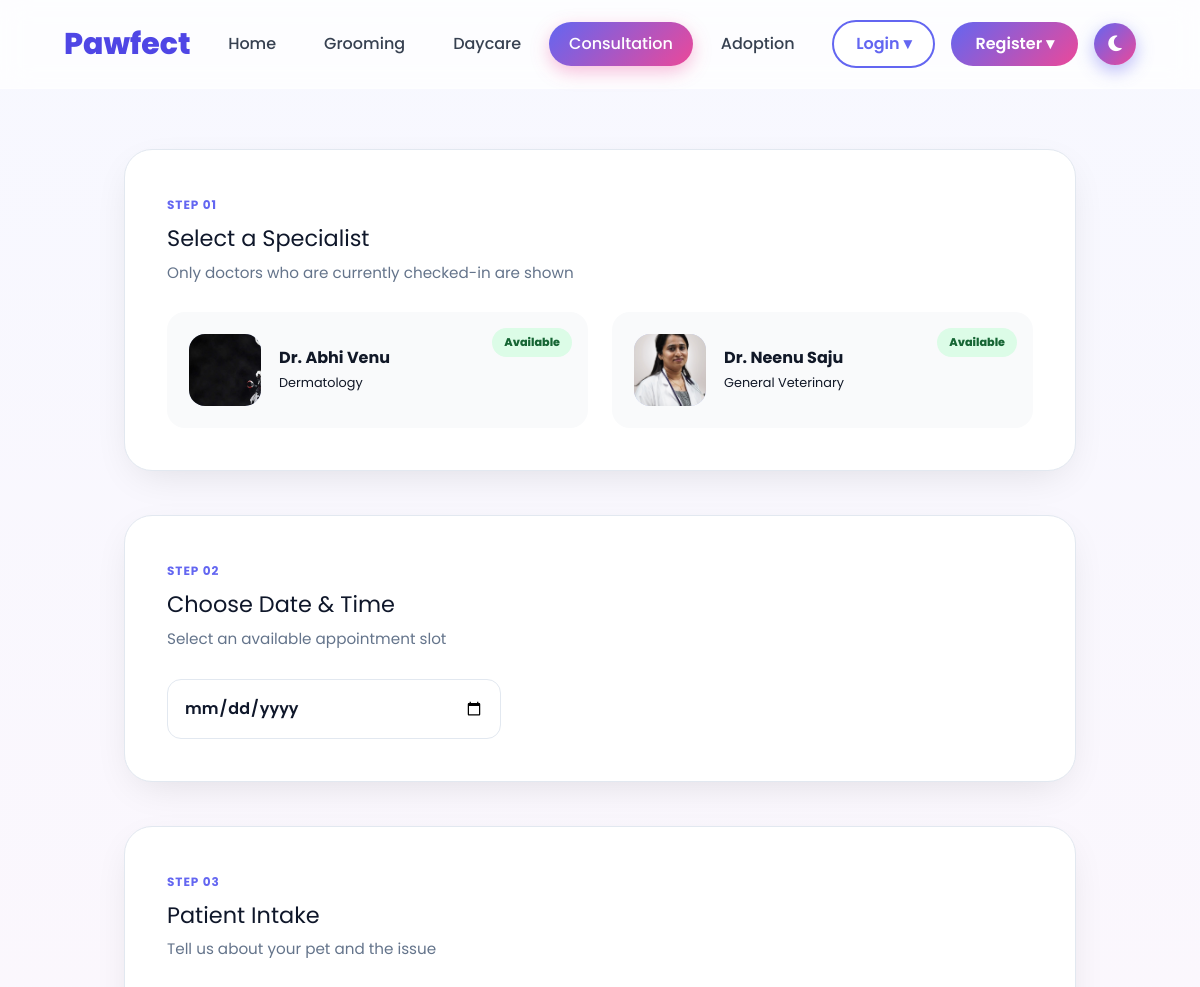
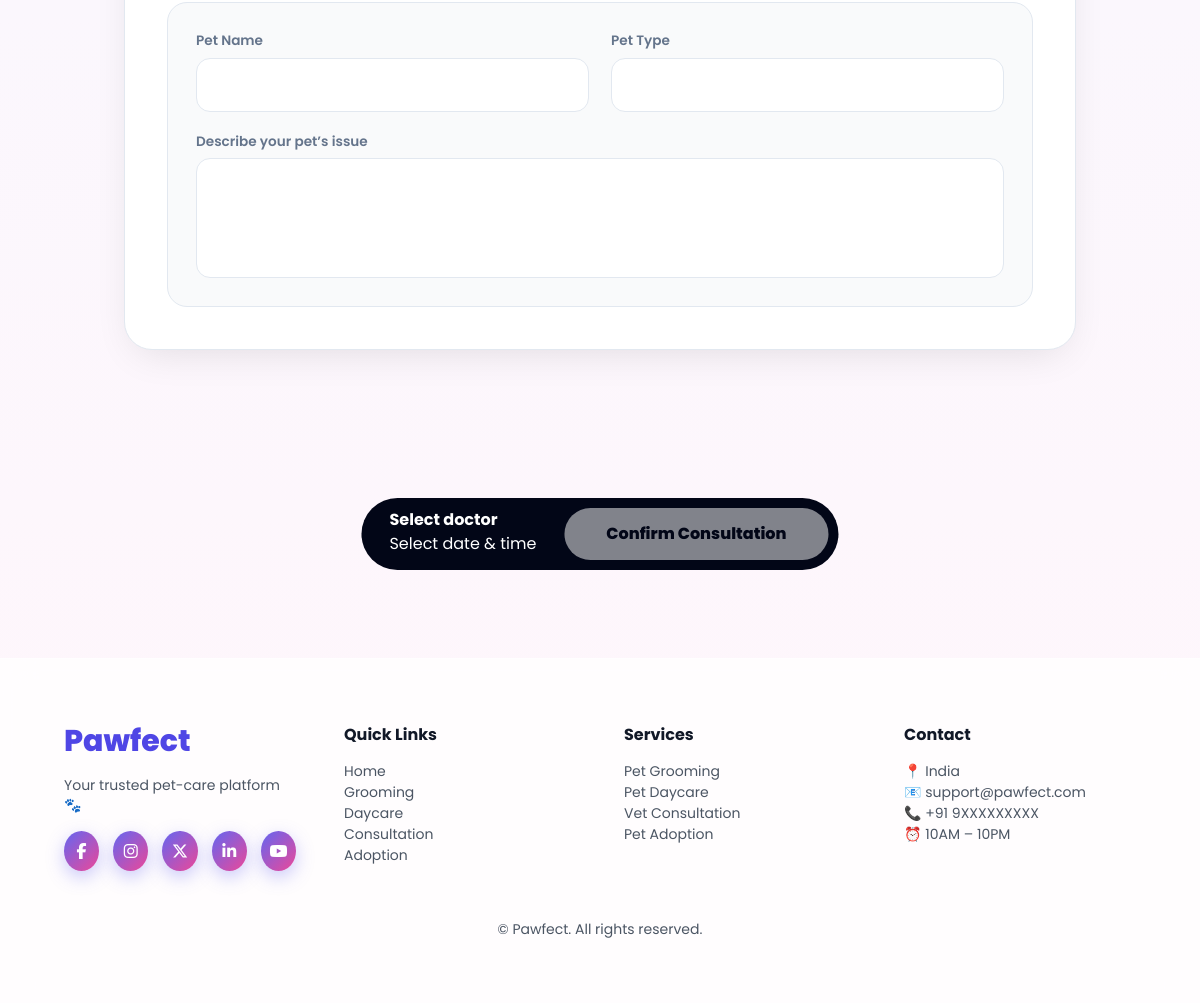
The app's page /consultation/ with its own data (2 pictures, top to bottom).
### doctor/models.py (models this page shows, shortened)
class doctor_registration(models.Model):
    name = models.CharField(max_length=100)
    email = models.EmailField(unique=True)
    phone = models.CharField(max_length=15, blank=True, null=True)
    city = models.CharField(max_length=50, blank=True, null=True)
    specialization = models.CharField(max_length=50, blank=True, null=True)
    experience = models.IntegerField(blank=True, null=True)
    license = models.CharField(max_length=50, blank=True, null=True)
    clinic = models.CharField(max_length=100, blank=True, null=True)
    image = models.ImageField(upload_to='doctorImages/', blank=True, null=True)
    password = models.CharField(max_length=128)
    is_active = models.BooleanField(default=True)
    is_checkout = models.BooleanField(default=True)
    is_available = models.BooleanField(default=False)

### petapp/views.py (the view, shortened to what this page needs)
# urls.py: path("consultation/", views.consultation, name="consultation"),
def consultation(request):
    dc = doctor_registration.objects.all()
    return render(request, "user/consultation.html", {"dc": dc})

### templates/user/consultation.html (shortened to what this page needs)
{% extends "user/base.html" %}
{% load static %}
{% block content %}
<div class="page-container">
<form method="POST" action="{% url 'petapp:bookAppointment' %}">
<div class="section-wrapper">
  <div class="section-head">
    <span>Step 01</span>
    <h2>Select a Specialist</h2>
    <p>Only doctors who are currently checked-in are shown</p>
  </div>
  <div class="doc-grid">
    {% for doctor in dc %}
      {% if doctor.is_available %}
      <div class="doc-card"
        onclick="selectDoctor(this,'{{ doctor.id }}','{{ doctor.name }}','{{ doctor.specialization|default:"Veterinarian" }}','{{ doctor.experience|default:"0" }}')">
        <span class="doc-status">Available</span>
        {% if doctor.image %}
          <img src="{{ doctor.image.url }}" class="doc-avatar">
        {% else %}
          <div class="doc-avatar"></div>
        {% endif %}
        <div>
          <strong>Dr. {{ doctor.name }}</strong><br>
          <small>{{ doctor.specialization|default:"Veterinarian" }}</small>
        </div>
      </div>
      {% endif %}
    {% empty %}
      <p style="opacity:.6">No doctors are currently available.</p>
    {% endfor %}
  </div>
</div>
<div class="section-wrapper">
  <div class="section-head">
    <span>Step 02</span>
    <h2>Choose Date & Time</h2>
    <p>Select an available appointment slot</p>
  </div>
  <div class="date-time-container">
    <input type="date" id="dateInput" required oninput="handleDateChange(this.value)">
    <div class="slots-grid" id="slotGrid"></div>
  </div>
</div>
<div class="section-wrapper">
  <div class="section-head">
    <span>Step 03</span>
    <h2>Patient Intake</h2>
    <p>Tell us about your pet and the issue</p>
  </div>
  <div class="intake-card">
    <div class="form-grid">
      <div class="form-field">
        <label>Pet Name</label>
        <input name="pet_name" required>
      </div>
      <div class="form-field">
        <label>Pet Type</label>
        <input name="pet_type" required>
      </div>
    </div>
    <div class="form-field full-width">
      <label>Describe your pet’s issue</label>
      <textarea name="reason" required></textarea>
    </div>
  </div>
</div>
<div class="action-bar">
  <div>
    <strong id="barDoc">Select doctor</strong><br>
    <span id="barDate">Select date & time</span>
  </div>
  <button class="btn-book" type="submit" disabled>
    Confirm Consultation
  </button>
</div>
</form>
</div>
{% endblock %}

### templates/user/base.html (style rules this page uses)
html { background-color: #020617; }
body { background-color: inherit; }
* { margin:0;padding:0;box-sizing:border-box }
html, body { width:100%; min-height:100%; }
body { font-family:"Poppins",sans-serif; background:linear-gradient(180deg,#f7f8ff,#fff6fb); color:#111827; transition: background .6s ease, color .6s ease; }

### templates/user/consultation.html (style rules this page uses)
:root { --accent:#6366f1; --accent-soft:rgba(99,102,241,.1); --accent-glow:rgba(99,102,241,.35); --bg-page:#f8fafc; --surface:#ffffff; --surface-soft:#f9fafb; --text-main:#0f172a; --text-muted:#64748b; --border-light:#e2e8f0; --radius-xl:28px; --radius-md:16px; --shadow-soft:0 12px 40px -12px rgba(0,0,0,.12); --transition:all .25s ease; }
.page-container { max-width:1000px; margin:0 auto; padding:60px 24px 200px; }
.section-wrapper { background:var(--surface); border:1px solid var(--border-light); border-radius:var(--radius-xl); padding:42px; margin-bottom:44px; box-shadow:var(--shadow-soft); }
.section-head { margin-bottom:28px; }
.section-head span { font-size:.75rem; font-weight:700; letter-spacing:.08em; color:var(--accent); text-transform:uppercase; }
.section-head h2 { font-size:1.4rem; margin-top:6px; color:var(--text-main); }
.section-head p { margin-top:6px; color:var(--text-muted); font-size:.95rem; }
.doc-grid { display:grid; grid-template-columns:repeat(auto-fit,minmax(280px,1fr)); gap:24px; }
.doc-card { position:relative; background:var(--surface-soft); border-radius:18px; padding:20px; display:flex; gap:18px; align-items:center; border:2px solid transparent; cursor:pointer; transition:var(--transition); }
.doc-avatar { width:72px; height:72px; border-radius:16px; object-fit:cover; background:#c7d2fe; }
.doc-status { position:absolute; top:14px; right:14px; font-size:.7rem; font-weight:800; padding:6px 12px; border-radius:999px; background:#dcfce7; color:#166534; }
.date-time-container { display:grid; grid-template-columns:1fr 1.5fr; gap:32px; }
input[type="date"] { width:100%; padding:16px; border-radius:14px; background:var(--surface); border:1px solid var(--border-light); color:var(--text-main); font-weight:600; }
.slots-grid { display:grid; grid-template-columns:repeat(auto-fill,minmax(90px,1fr)); gap:12px; }
.action-bar { position:fixed; bottom:24px; left:50%; transform:translateX(-50%); background:#020617; border-radius:999px; padding:10px 10px 10px 28px; display:flex; gap:28px; color:#fff; }
.btn-book { background:#fff; color:#020617; border:none; padding:14px 42px; border-radius:999px; font-weight:800; cursor:pointer; }
.btn-book:disabled { opacity:.5; }
.intake-card { background:var(--surface-soft); border:1px solid var(--border-light); border-radius:20px; padding:28px; }
.form-grid { display:grid; grid-template-columns:1fr 1fr; gap:22px; }
.form-field { display:flex; flex-direction:column; gap:6px; }
.form-field.full-width { margin-top:20px; }
.form-field label { font-size:.85rem; font-weight:600; color:var(--text-muted); }
.form-field input, .form-field textarea { padding:14px; border-radius:14px; background:var(--surface); border:1px solid var(--border-light); color:var(--text-main); font-weight:600; }
.form-field textarea { min-height:120px; resize:none; }

### records on screen
doctor_registration: image (picture), name "Abhi Venu", specialization "Dermatology"
doctor_registration: image (picture), name "Neenu Saju", specialization "General Veterinary"
